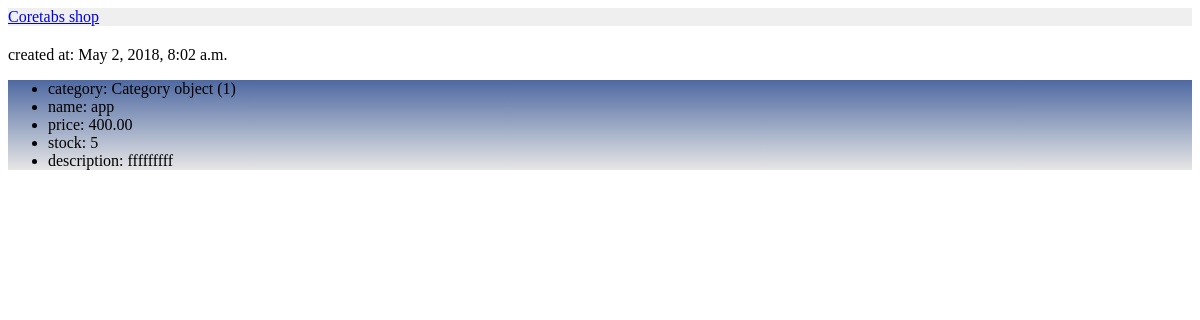
//products/app/, run on the app's committed database.
### shop/models.py (models this page shows, shortened)
class Product(models.Model):
    name = models.CharField(max_length=100)
    price = models.DecimalField(max_digits=10, decimal_places=2)
    stock = models.PositiveIntegerField()
    created_at = models.DateTimeField(auto_now_add=True)
    description = models.TextField(blank=True)
    slug = models.SlugField(unique=True, blank=True)
    category = models.ForeignKey(Category, related_name='products', on_delete=models.CASCADE)
    class Meta:
        ordering = ('name', )

class Category(models.Model):
    name = models.CharField(max_length=100)
    slug = models.SlugField(unique=True, blank=True)
    created_at = models.DateTimeField(auto_now_add=True)
    description = models.TextField(blank=True)
    class Meta:
        ordering = ('name', )

### shop/views.py (the view)
# urls.py: path('/products/<slug>/', views.product_detail, name='product_detail'),
def product_detail(request, slug):
    product = get_object_or_404(Product, slug=slug)
    return render(request, 'shop/product/detail.html', {'product': product})

### shop/templates/shop/product/detail.html
{% extends 'shop/base.html' %}
{% block content %}
created at: {{ product.created_at }}
<ul>
    <li>category: {{product.category}}</li>
        <li>name: {{product.name}}</li>
        <li>price: {{product.price}}</li>
        <li>stock: {{product.stock}}</li>
        <li>description: {{product.description}}</li>
    </ul>
{% endblock %}

### shop/static/style.css (style rules this page uses)
ul { background-color: #e6e6e6; background: linear-gradient(#4e69a2,#e6e6e6); }

### data on the page
Product: created_at "May 2, 2018, 8:02 a.m.", category "Category object (1)", name "app", price "400.00", stock "5", description "fffffffff"
